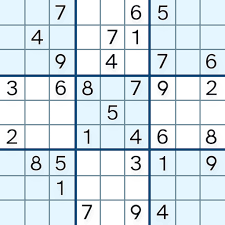
#> input picture sudoku.png, 225 x 225 px
$ python gradyan.py   (older library calls are emulated)
#> lines starting #> are read from the running program, lines starting #| are printed output that depends on the picture
import cv2
import matplotlib.pyplot as plt

img = cv2.imread("sudoku.png",0)
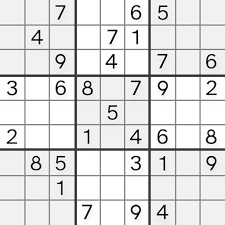
#> img: shape (225, 225); min 0, max 255, mean 224.2
plt.figure(), plt.imshow(img, cmap = "gray") , plt.axis("off"),plt.title("Orijinal")

# x gradyanı
sobelx = cv2.Sobel(img,ddepth = cv2.CV_16S, dx = 1 , dy = 0, ksize = 5 )
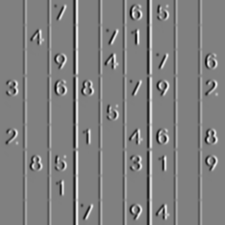
#> sobelx: shape (225, 225) int16; min -11735, max 11629, mean 0; drawn with min black and max white
plt.figure(), plt.imshow(sobelx, cmap = "gray") , plt.axis("off"),plt.title("Sobel Img")
# y gradyanı
sobely = cv2.Sobel(img,ddepth = cv2.CV_16S, dx = 0 , dy = 1, ksize = 5 )
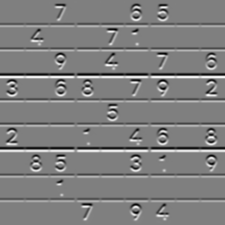
#> sobely: shape (225, 225) int16; min -10176, max 10199, mean -0.2; drawn with min black and max white
plt.figure(), plt.imshow(sobely, cmap = "gray") , plt.axis("off"),plt.title("Sobel Y")

# laplacian gradyan
laplacian = cv2.Laplacian(img, ddepth = cv2.CV_16S)
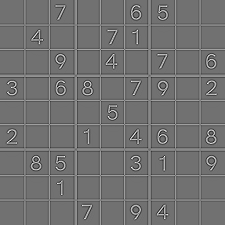
#> laplacian: shape (225, 225) int16; min -559, max 701, mean 0; drawn with min black and max white
plt.figure(), plt.imshow(laplacian, cmap = "gray"),plt.axis("off"), plt.title("Both")
